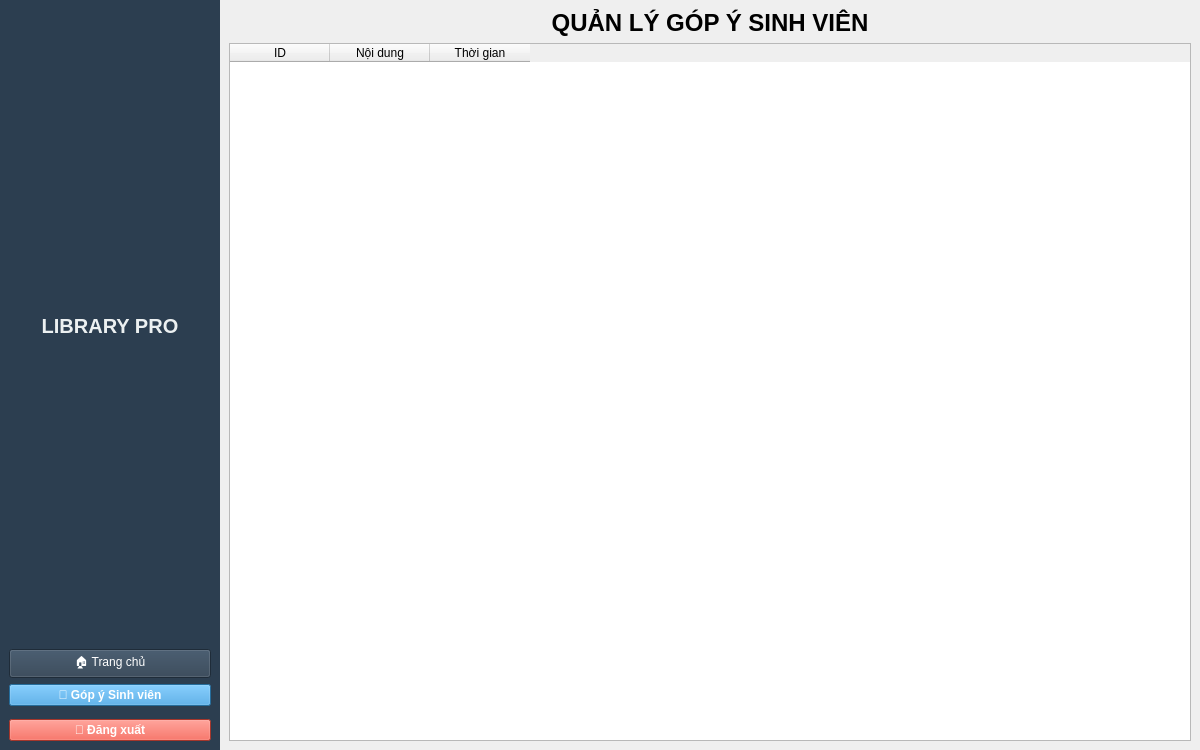
<?xml version="1.0" encoding="UTF-8"?>
<ui version="4.0">
 <class>MainWindow</class>
 <widget class="QMainWindow" name="MainWindow">
  <property name="geometry">
   <rect>
    <x>0</x>
    <y>0</y>
    <width>1200</width>
    <height>750</height>
   </rect>
  </property>
  <widget class="QWidget" name="centralwidget">
   <layout class="QHBoxLayout" name="mainLayout">
    <property name="spacing">
     <number>0</number>
    </property>
    <property name="leftMargin">
     <number>0</number>
    </property>
    <property name="topMargin">
     <number>0</number>
    </property>
    <property name="rightMargin">
     <number>0</number>
    </property>
    <property name="bottomMargin">
     <number>0</number>
    </property>
    <item>
     <widget class="QFrame" name="sidebar">
      <property name="minimumSize">
       <size>
        <width>220</width>
        <height>0</height>
       </size>
      </property>
      <property name="maximumSize">
       <size>
        <width>220</width>
        <height>16777215</height>
       </size>
      </property>
      <property name="styleSheet">
       <string notr="true">background-color:#2c3e50; color:white;</string>
      </property>
      <layout class="QVBoxLayout" name="sidebarLayout">
       <item>
        <widget class="QLabel" name="labelLogo">
         <property name="styleSheet">
          <string notr="true">font-size:20px; font-weight:bold; padding:20px; color:#ecf0f1;</string>
         </property>
         <property name="text">
          <string>LIBRARY PRO</string>
         </property>
         <property name="alignment">
          <set>Qt::AlignCenter</set>
         </property>
        </widget>
       </item>
       <item>
        <widget class="QPushButton" name="btnTrangChu">
         <property name="text">
          <string>🏠 Trang chủ</string>
         </property>
        </widget>
       </item>
       <item>
        <widget class="QPushButton" name="btnGopY">
         <property name="styleSheet">
          <string notr="true">background:#3498db; color:white; font-weight:bold;</string>
         </property>
         <property name="text">
          <string>💬 Góp ý Sinh viên</string>
         </property>
        </widget>
       </item>
       <item>
        <spacer name="verticalSpacer">
         <property name="orientation">
          <set>Qt::Vertical</set>
         </property>
        </spacer>
       </item>
       <item>
        <widget class="QPushButton" name="btnLogout">
         <property name="styleSheet">
          <string notr="true">background:#e74c3c; color:white; font-weight:bold;</string>
         </property>
         <property name="text">
          <string>🚪 Đăng xuất</string>
         </property>
        </widget>
       </item>
      </layout>
     </widget>
    </item>
    <item>
     <widget class="QFrame" name="content">
      <layout class="QVBoxLayout" name="contentLayout">
       <item>
        <widget class="QLabel" name="labelTitle">
         <property name="styleSheet">
          <string notr="true">font-size:24px; font-weight:bold;</string>
         </property>
         <property name="text">
          <string>QUẢN LÝ GÓP Ý SINH VIÊN</string>
         </property>
         <property name="alignment">
          <set>Qt::AlignCenter</set>
         </property>
        </widget>
       </item>
       <item>
        <widget class="QTableWidget" name="tableGopY">
         <column>
          <property name="text">
           <string>ID</string>
          </property>
         </column>
         <column>
          <property name="text">
           <string>Nội dung</string>
          </property>
         </column>
         <column>
          <property name="text">
           <string>Thời gian</string>
          </property>
         </column>
        </widget>
       </item>
      </layout>
     </widget>
    </item>
   </layout>
  </widget>
 </widget>
</ui>
